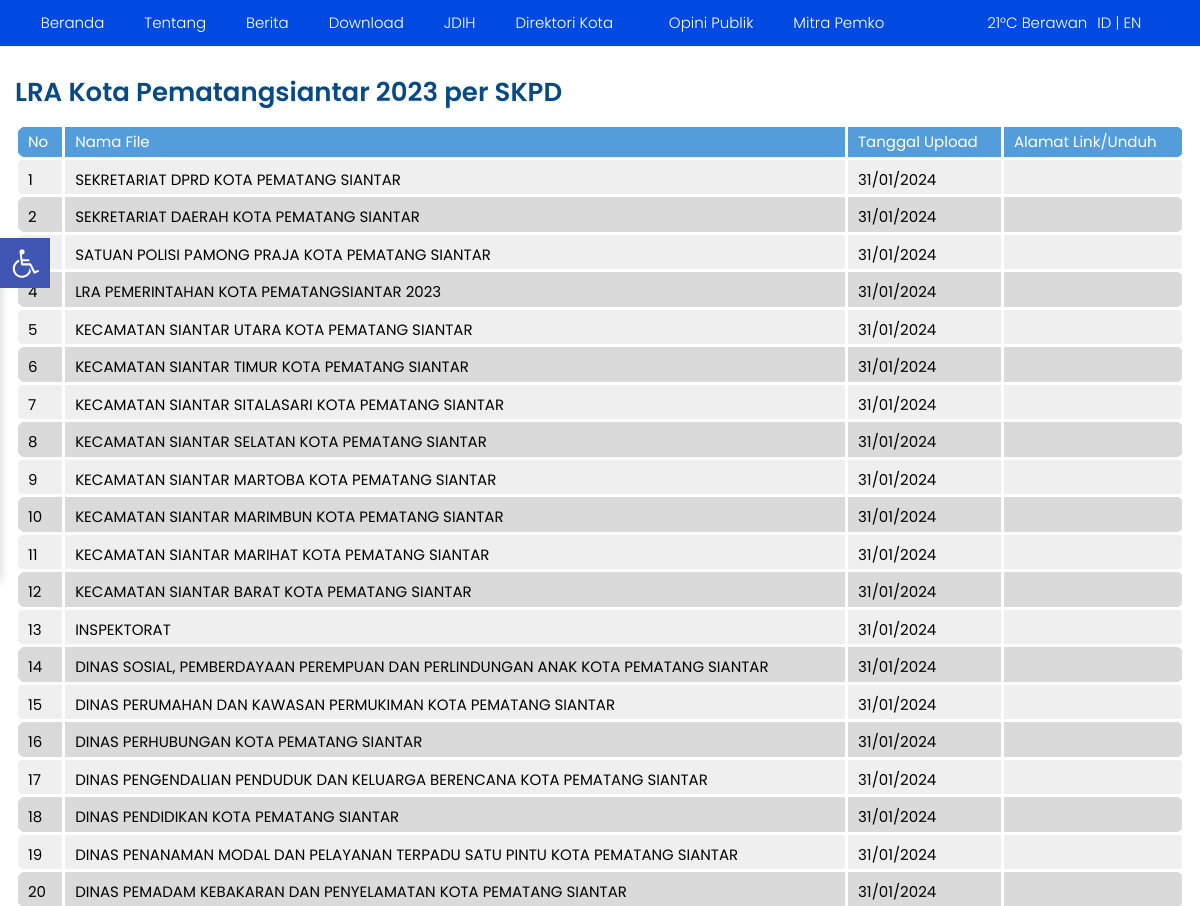
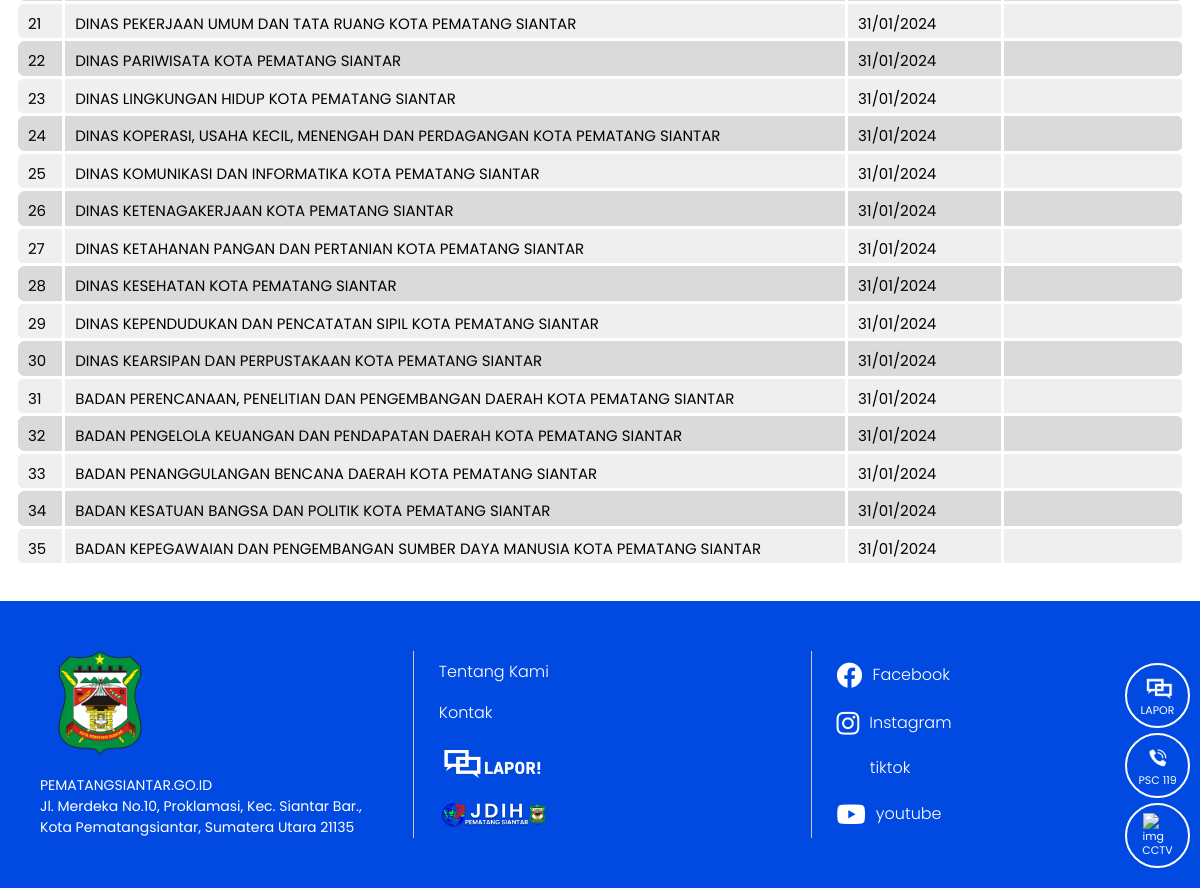
/index.php/lra_kota, run on the app's committed database (2 pictures, top to bottom).
### tables this page shows
CREATE TABLE `tbl_files` (
  `file_id` int(11) NOT NULL,
  `file_judul` varchar(120) DEFAULT NULL,
  `file_deskripsi` text DEFAULT NULL,
  `file_tanggal` timestamp NULL DEFAULT current_timestamp(),
  `file_oleh` varchar(60) DEFAULT NULL,
  `file_download` int(11) DEFAULT 0,
  `file_data` varchar(120) DEFAULT NULL
);

### application/controllers/Lra_kota.php (called while the page is built, shortened)
<?php
class Lra_kota extends CI_Controller{
	function __construct(){
		$this->load->model('m_files');
		$this->load->helper('download');
		$this->load->model('m_pengunjung');
	}
	function index(){
		$x['data']=$this->m_files->get_all_files();
		$this->load->view('depan/v_lra_kota',$x);
	}
}

### index.php (called while the page is built, shortened)
<?php
require_once BASEPATH.'core/CodeIgniter.php';

### application/models/M_files.php (called while the page is built, shortened)
<?php
class M_files extends CI_Model{
	function get_all_files(){
		$hsl=$this->db->query("SELECT file_id,file_judul,file_deskripsi,DATE_FORMAT(file_tanggal,'%d/%m/%Y') AS tanggal,file_oleh,file_download,file_data FROM tbl_files ORDER BY file_id DESC");
		return $hsl;
	}
}

### application/views/depan/v_lra_kota.php (the view, shortened to what this page needs)
<!DOCTYPE html>
<html lang="id">
  <head>
    <link href="<?php echo base_url().'theme/depan/assets/css/datatable.css'?>" rel="stylesheet" />
    <link href="<?php echo base_url().'theme/depan/assets/css/app.css'?>" rel="stylesheet" />
    <link href="<?php echo base_url().'theme/depan/assets/css/add.css'?>" rel="stylesheet" />
    <link href="<?php echo base_url().'theme/depan/assets/plugins/slick/css/slick.css'?>" rel="stylesheet" />
    <link href="<?php echo base_url().'theme/depan/assets/plugins/slick/css/slick-theme.css'?>" rel="stylesheet" />
  </head>
  <body>
    <div class="bdgcontent">
      <div class="floatmenu">
        <div class="floatmenu__wrap">
        <ul>
            <li>
              <a
                href="https://www.lapor.go.id/instansi/pemerintah-kota-pematang-siantar"
                target="_blank"
                ><img
                  src="<?php echo base_url().'theme/depan/assets/img/floatmenu/lapor-float.png'?>"
                  alt="img"
                /><span>LAPOR</span></a
              >
            </li>
            <li>
              <a href="tel:119" rel="nofollow" target="_blank"
                ><img src="<?php echo base_url().'theme/depan/assets/img/floatmenu/2.png'?>" alt="img" /><span
                  >PSC 119</span
                ></a
              >
            </li>
            <li>
              <a href="https://cctv.pematangsiantar.go.id/"
                ><img src="<?php echo base_url().'theme/depan/assets/img/floatmenu/3.png'?>" alt="img" /><span
                  >CCTV</span
                ></a
              >
            </li>
          </ul>
        </div>
      </div>
      <header class="mainmenu">
        <div class="wrapper">
          <nav class="menu">
            <div class="menu__outer">
              <div class="menu__wrap">
                <div class="menu__left">
                  <div class="menu__utama">
                  <ul>
                      <li class="active">
                        <span
                          ><a class="smuroll" href="<?php echo site_url('');?>"
                            ><i class="fas fa-home"></i> Beranda
                          </a></span
                        >
                      </li>
                      <li class="has-dropdown">
                        <span><a href="<?php echo site_url('about');?>">Tentang</a></span>
                      </li>
                      <li>
                        <span><a href="<?php echo site_url('blog');?>">Berita</a></span>
                      </li>
                      <li class="has-dropdown">
                        <span
                          ><a href="#">Download</a>
                          <i class="idrop fas fa-caret-down"></i
                        ></span>
                      </li>
                      <li>
                        <span><a href="https://jdih.pematangsiantar.go.id/">JDIH</a></span>
                      </li>
                      <li class="has-dropdown">
                        <span
                          ><a href="#">Direktori Kota</a>
                          <i class="idrop fas fa-caret-down"></i
                        ></span>
                      </li>
                      <li>
                        <a href="https://opinipublik.pematangsiantar.go.id/berita/"
                          ><i class="fas fa-exclamation-circle"></i> Opini Publik</a
                        >
                      </li>
                      <li class="has-dropdown">
    <span>
        <a href="#" >Mitra Pemko</a>
        <i class="idrop fas fa-caret-down"></i>
    </span>
</li>
                    </ul>
                  </div>
                </div>
              </div>
            </div>
            <div class="menu__right">
              <div class="hujanbahasa">
                <div class="hujan">21&#176;C Berawan</div>
                <div class="bahasa">
                  <a href="city-directory9bb4.html?lang=id">ID</a> |
                  <a href="city-directory9ed2.html?lang=en">EN</a>
                </div>
              </div>
              <div class="search">
                <div class="search__icon">
                  <i class="scari-icon fas fa-search"></i>
                </div>
              </div>
            </div>
          </nav>
        </div>
      </header>
      <div class="wrapper">
        <div class="mainwrap">
          <div class="sectionrow">
            <div class="dinasterkait">
              <div class="xsection__header">
                <h1 class="xsection__title">LRA Kota Pematangsiantar 2023 per SKPD</h1>
              </div>
              <div class="dinasterkait__body">
                <div class="zentable-outer">
                  <table class="zentable cityd-table" id="myTable">
                    <thead>
                      <tr>
                        <td>No</td>
                        <td>Nama File</td>
                        <td>Tanggal Upload</td>
                        <td>Alamat Link/Unduh</td>
                      </tr>
                    </thead>
                    <tbody>
                    <?php
                      $no = 1;
                      foreach ($data->result() as $row):
                          if ($row->file_oleh == "LRA Kota Pematangsiantar 2023 per SKPD"):
                      ?>
                          <tr>
                              <td><?php echo $no++;?></td>
                              <td><?php echo $row->file_judul;?></td>
                              <td><?php echo $row->tanggal;?></td>
                              <td style="text-align:center;">
                                  <a href="<?php echo site_url('download/get_file/'.$row->file_id);?>" class="btn btn-info">
                                      <i class="fa fa-download" aria-hidden="true" style="color: #253B7B; font-size: 24px;"></i>
                                  </a>
                              </td>
                          </tr>
                      <?php
                          endif;
                      endforeach;
                      ?>
                  </tbody>
                  </table>
                </div>
              </div>
            </div>
          </div>
        </div>
      </div>
      <footer class="bg-blue">
        <div class="wrapper">
          <div class="footer">
            <div class="footer__col">
              <div class="footlogo">
                <img src="<?php echo base_url().'theme/depan/assets/img/logo.png'?>" alt="" />
              </div>
              <div class="footalamat">
              PEMATANGSIANTAR.GO.ID<br />
              Jl. Merdeka No.10, Proklamasi, Kec. Siantar Bar., <br>
               Kota Pematangsiantar, Sumatera Utara 21135
              </div>
            </div>
            <div class="footer__col">
              <ul class="footmenu">
                <li><a href="<?php echo site_url('about');?>">Tentang Kami</a></li>
                <li><a href="<?php echo site_url('kontak');?>">Kontak</a></li>
                <li>
                  <a
                    target="_blank"
                    href="https://www.lapor.go.id/instansi/pemerintah-kota-pematang-siantar"
                    ><img width="110" src="<?php echo base_url().'theme/depan/assets/img/lapor-foot.png'?>" alt=""
                  /></a>
                </li>
                <li>
                  <a target="_blank" href="https://jdih.pematangsiantar.go.id/"
                    ><img width="110" src="<?php echo base_url().'theme/depan/assets/img/jdih-foot.png'?>" alt=""
                  /></a>
                </li>
              </ul>
            </div>
            <div class="footer__col">
              <ul class="sosmedrow">
                <li>
                  <a href="https://www.facebook.com/diskominfopematangsiantar" target="_blank"
                    ><i class="fab fa-facebook"></i>Facebook</a
                  >
                </li>
                <li>
                  <a
                    href="https://www.instagram.com/diskominfopematangsiantar/"
                    target="_blank"
                    ><i class="fab fa-instagram"></i> Instagram</a
                  >
                </li>
                <li>
                  <a href="https://www.tiktok.com/@kominfopematangsiantar?_t=8gL05bIR9Os&_r=1" target="_blank"
                    ><img
                    />&nbsp;&nbsp; tiktok</a
                  >
                </li>
                <li>
                  <a
                    href="https://www.youtube.com/@DiskominfoPematangsiantar"
                    target="_blank"
                    ><i class="fab fa-youtube"></i> youtube</a
                  >
                </li>
              </ul>
            </div>
          </div>
        </div>
      </footer>
    </div>
  </body>
</html>

### theme/depan/assets/css/add.css (style rules this page uses)
.floatmenu { bottom: 15px; }
.floatmenu__wrap ul li img { object-fit: contain; }

### data on the page
tbl_files: file_judul "SEKRETARIAT DPRD KOTA PEMATANG SIANTAR", tanggal "31/01/2024"
tbl_files: file_judul "SEKRETARIAT DAERAH KOTA PEMATANG SIANTAR", tanggal "31/01/2024"
tbl_files: file_judul "SATUAN POLISI PAMONG PRAJA KOTA PEMATANG SIANTAR", tanggal "31/01/2024"
tbl_files: file_judul "LRA PEMERINTAHAN KOTA PEMATANGSIANTAR 2023", tanggal "31/01/2024"
tbl_files: file_judul "KECAMATAN SIANTAR UTARA KOTA PEMATANG SIANTAR", tanggal "31/01/2024"
tbl_files: file_judul "KECAMATAN SIANTAR TIMUR KOTA PEMATANG SIANTAR", tanggal "31/01/2024"
tbl_files: file_judul "KECAMATAN SIANTAR SITALASARI KOTA PEMATANG SIANTAR", tanggal "31/01/2024"
tbl_files: file_judul "KECAMATAN SIANTAR SELATAN KOTA PEMATANG SIANTAR", tanggal "31/01/2024"
tbl_files: file_judul "KECAMATAN SIANTAR MARTOBA KOTA PEMATANG SIANTAR", tanggal "31/01/2024"
tbl_files: file_judul "KECAMATAN SIANTAR MARIMBUN KOTA PEMATANG SIANTAR", tanggal "31/01/2024"
tbl_files: file_judul "KECAMATAN SIANTAR MARIHAT KOTA PEMATANG SIANTAR", tanggal "31/01/2024"
tbl_files: file_judul "KECAMATAN SIANTAR BARAT KOTA PEMATANG SIANTAR", tanggal "31/01/2024"
tbl_files: file_judul "INSPEKTORAT", tanggal "31/01/2024"
tbl_files: file_judul "DINAS SOSIAL, PEMBERDAYAAN PEREMPUAN DAN PERLINDUNGAN ANAK KOTA PEMATANG SIANTAR", tanggal "31/01/2024"
tbl_files: file_judul "DINAS PERUMAHAN DAN KAWASAN PERMUKIMAN KOTA PEMATANG SIANTAR", tanggal "31/01/2024"
tbl_files: file_judul "DINAS PERHUBUNGAN KOTA PEMATANG SIANTAR", tanggal "31/01/2024"
tbl_files: file_judul "DINAS PENGENDALIAN PENDUDUK DAN KELUARGA BERENCANA KOTA PEMATANG SIANTAR", tanggal "31/01/2024"
tbl_files: file_judul "DINAS PENDIDIKAN KOTA PEMATANG SIANTAR", tanggal "31/01/2024"
tbl_files: file_judul "DINAS PENANAMAN MODAL DAN PELAYANAN TERPADU SATU PINTU KOTA PEMATANG SIANTAR", tanggal "31/01/2024"
tbl_files: file_judul "DINAS PEMADAM KEBAKARAN DAN PENYELAMATAN KOTA PEMATANG SIANTAR", tanggal "31/01/2024"
tbl_files: file_judul "DINAS PEKERJAAN UMUM DAN TATA RUANG KOTA PEMATANG SIANTAR", tanggal "31/01/2024"
tbl_files: file_judul "DINAS PARIWISATA KOTA PEMATANG SIANTAR", tanggal "31/01/2024"
tbl_files: file_judul "DINAS LINGKUNGAN HIDUP KOTA PEMATANG SIANTAR", tanggal "31/01/2024"
tbl_files: file_judul "DINAS KOPERASI, USAHA KECIL, MENENGAH DAN PERDAGANGAN KOTA PEMATANG SIANTAR", tanggal "31/01/2024"
tbl_files: file_judul "DINAS KOMUNIKASI DAN INFORMATIKA KOTA PEMATANG SIANTAR", tanggal "31/01/2024"
tbl_files: file_judul "DINAS KETENAGAKERJAAN KOTA PEMATANG SIANTAR", tanggal "31/01/2024"
tbl_files: file_judul "DINAS KETAHANAN PANGAN DAN PERTANIAN KOTA PEMATANG SIANTAR", tanggal "31/01/2024"
tbl_files: file_judul "DINAS KESEHATAN KOTA PEMATANG SIANTAR", tanggal "31/01/2024"
tbl_files: file_judul "DINAS KEPENDUDUKAN DAN PENCATATAN SIPIL KOTA PEMATANG SIANTAR", tanggal "31/01/2024"
tbl_files: file_judul "DINAS KEARSIPAN DAN PERPUSTAKAAN KOTA PEMATANG SIANTAR", tanggal "31/01/2024"
tbl_files: file_judul "BADAN PERENCANAAN, PENELITIAN DAN PENGEMBANGAN DAERAH KOTA PEMATANG SIANTAR", tanggal "31/01/2024"
tbl_files: file_judul "BADAN PENGELOLA KEUANGAN DAN PENDAPATAN DAERAH KOTA PEMATANG SIANTAR", tanggal "31/01/2024"
tbl_files: file_judul "BADAN PENANGGULANGAN BENCANA DAERAH KOTA PEMATANG SIANTAR", tanggal "31/01/2024"
tbl_files: file_judul "BADAN KESATUAN BANGSA DAN POLITIK KOTA PEMATANG SIANTAR", tanggal "31/01/2024"
tbl_files: file_judul "BADAN KEPEGAWAIAN DAN PENGEMBANGAN SUMBER DAYA MANUSIA KOTA PEMATANG SIANTAR", tanggal "31/01/2024"
